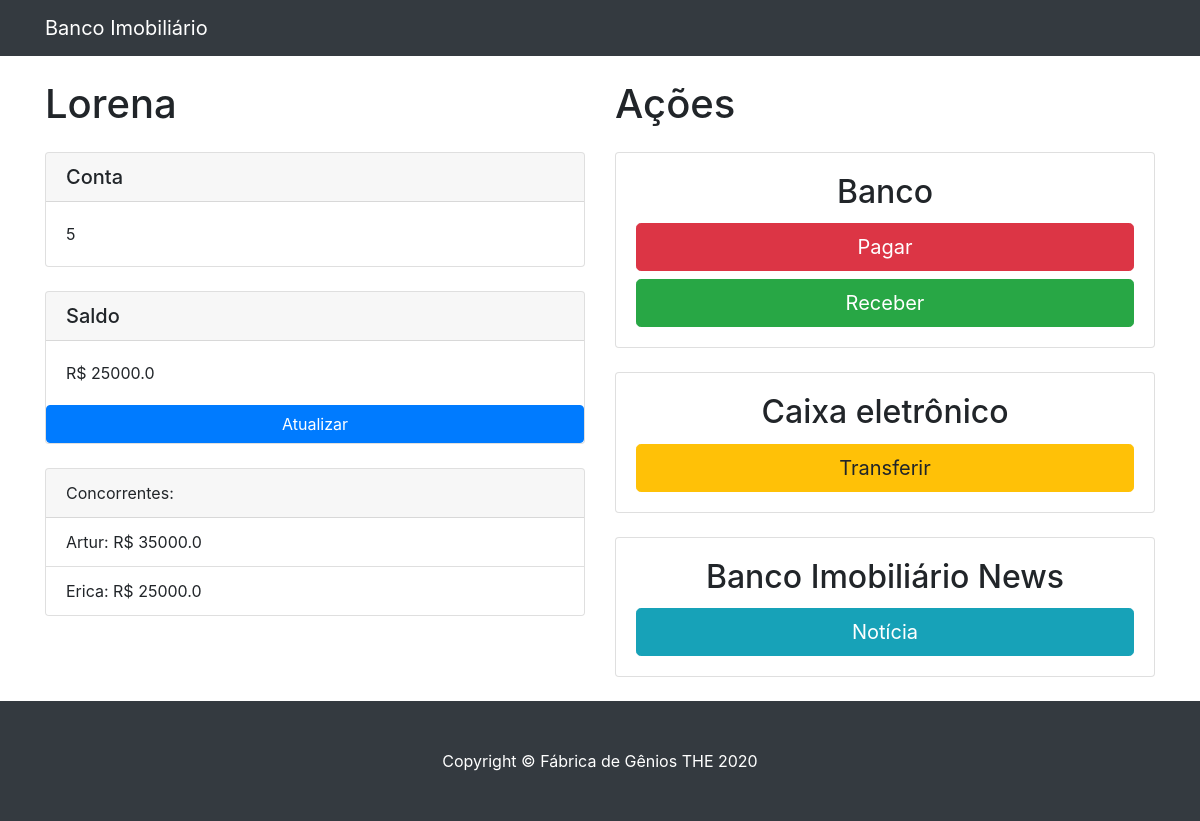
The page /4/jogadores/5/conta/ on the database as committed earlier.
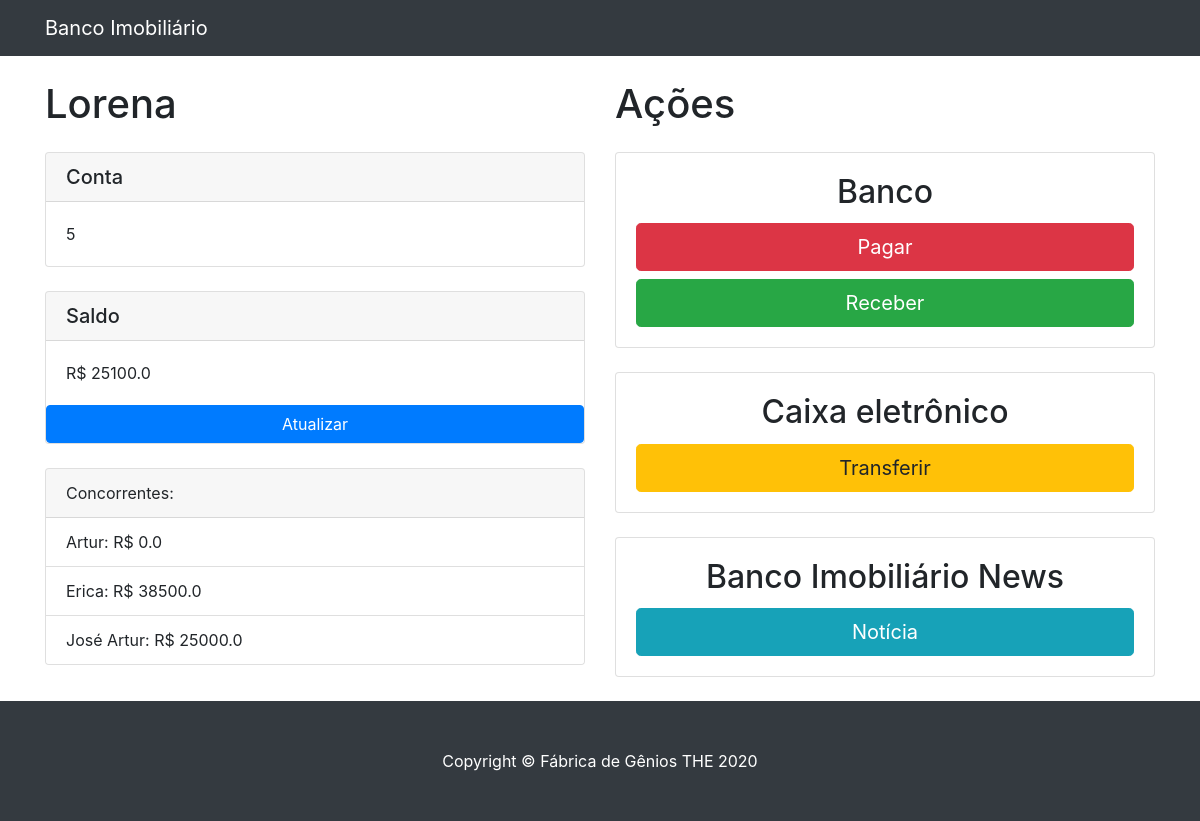
The same page on the database as committed later.
### Banco/models.py (models this page shows, shortened)
class Jogadores(models.Model):
    conta = models.AutoField(primary_key=True)
    partida = models.ForeignKey(Partida, on_delete=models.CASCADE)
    nome = models.CharField(max_length=200)
    saldo = models.FloatField()

### Banco/views.py (the view)
# urls.py: path('<int:id_partida>/jogadores/<int:id>/conta/', conta),
def conta(request, id, id_partida):
	dados = {
		'Jogadores': Jogadores.objects.filter(partida=id_partida),
		'Jogador': Jogadores.objects.get(conta=id),
		'Noticia': Noticias.objects.order_by("?").first()
	}
	return render(request, 'conta.html', dados)

### Banco/templates/conta.html (shortened to what this page needs)
{% extends 'base.html' %}
{% block corpo %}
      <div class="col-md-6">
        <h1 class="my-4">{{ Jogador.nome }}</h1>
        <div class="card my-4">
          <h5 class="card-header">Conta</h5>
          <div class="card-body">
            {{ Jogador.conta }}
          </div>
        </div>
        <div class="card my-4">
          <h5 class="card-header">Saldo</h5>
          <div class="card-body">
            R$ {{ Jogador.saldo }}
          </div>
          <button onclick="reload();" type="button" class="btn btn-primary">Atualizar</button>
        </div>
            <div class="card my-4">
              <div class="card-header">
                Concorrentes:
              </div>
              <ul class="list-group list-group-flush">
              {% for jogador in Jogadores %}
                {% if jogador.conta != Jogador.conta %}
                    <li class="list-group-item">{{jogador.nome}}: R$ {{jogador.saldo}}</li>
                {% endif %}
              {% endfor %}
              </ul>
            </div>
      </div>
      <div class="col-md-6">
        <h1 class="my-4">Ações</h1>
        <div class="card mb-4 text-center">
          <div class="card-body">
            <h2 class="card-title">Banco</h2>
            <button type="button" class="btn btn-danger btn-lg btn-block" data-toggle="modal" data-target="#exampleModal" data-whatever="@mdo">Pagar</button>
            <button type="button" class="btn btn-success btn-lg btn-block" data-toggle="modal" data-target="#exampleModal2" data-whatever="@mdo">Receber</button>
          </div>
        </div>
        <div class="card mb-4 text-center">
          <div class="card-body">
            <h2 class="card-title">Caixa eletrônico</h2>
            <button type="button" class="btn btn-warning btn-lg btn-block" data-toggle="modal" data-target="#exampleModal3" data-whatever="@mdo">Transferir</button>
          </div>
        </div>
        <div class="card mb-4 text-center">
          <div class="card-body">
            <h2 class="card-title">Banco Imobiliário News</h2>
            <button type="button" class="btn btn-info btn-lg btn-block" data-toggle="modal" data-target="#exampleModal4" data-whatever="@mdo">Notícia</button>
          </div>
        </div>
      </div>
{% endblock %}

Rows that differ between the two databases and show on the page:
changed Jogadores "Lorena": saldo "25000.0" → "25100.0"
changed Jogadores "Artur": saldo "35000.0" → "0.0"
changed Jogadores "Erica": saldo "25000.0" → "38500.0"
added Jogadores: nome "José Artur", saldo "25000.0"
